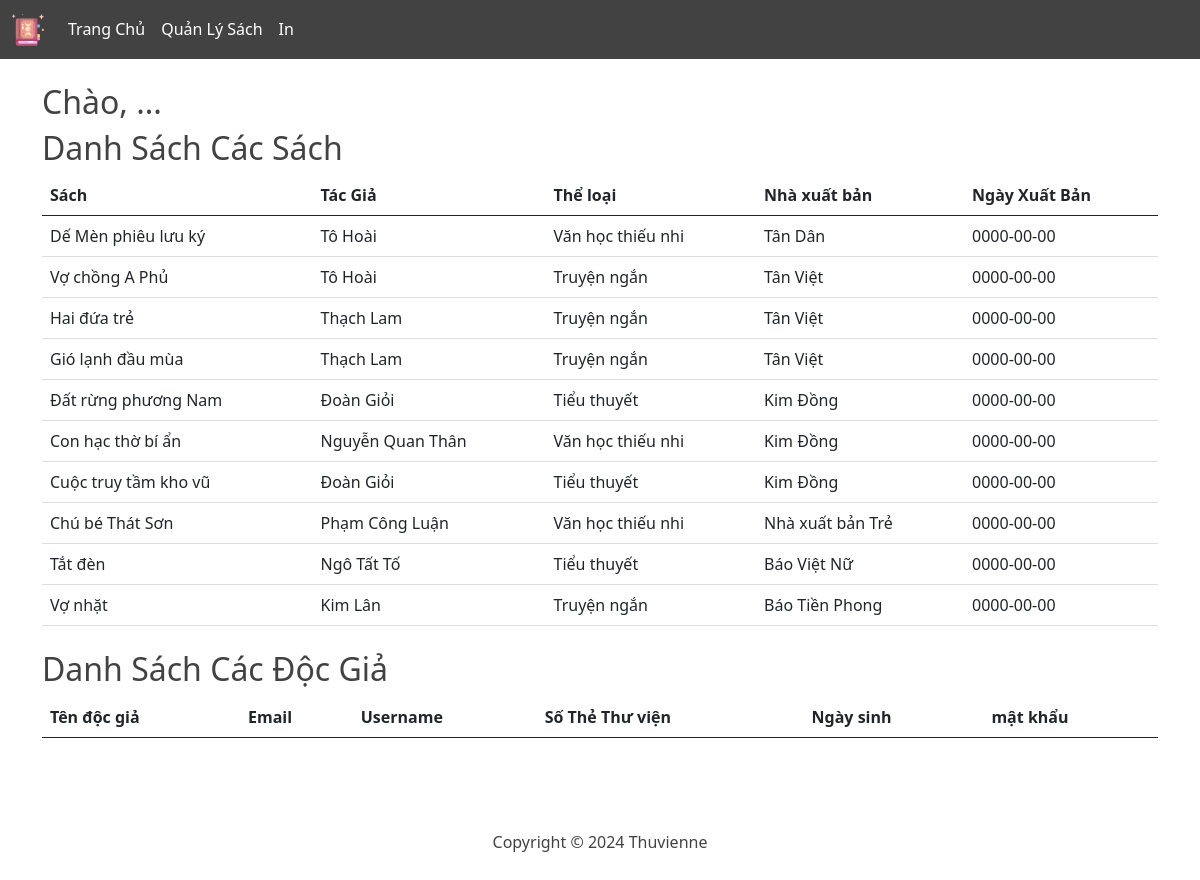
/pages/admin/show.php, run on an earlier commit of the app's database.
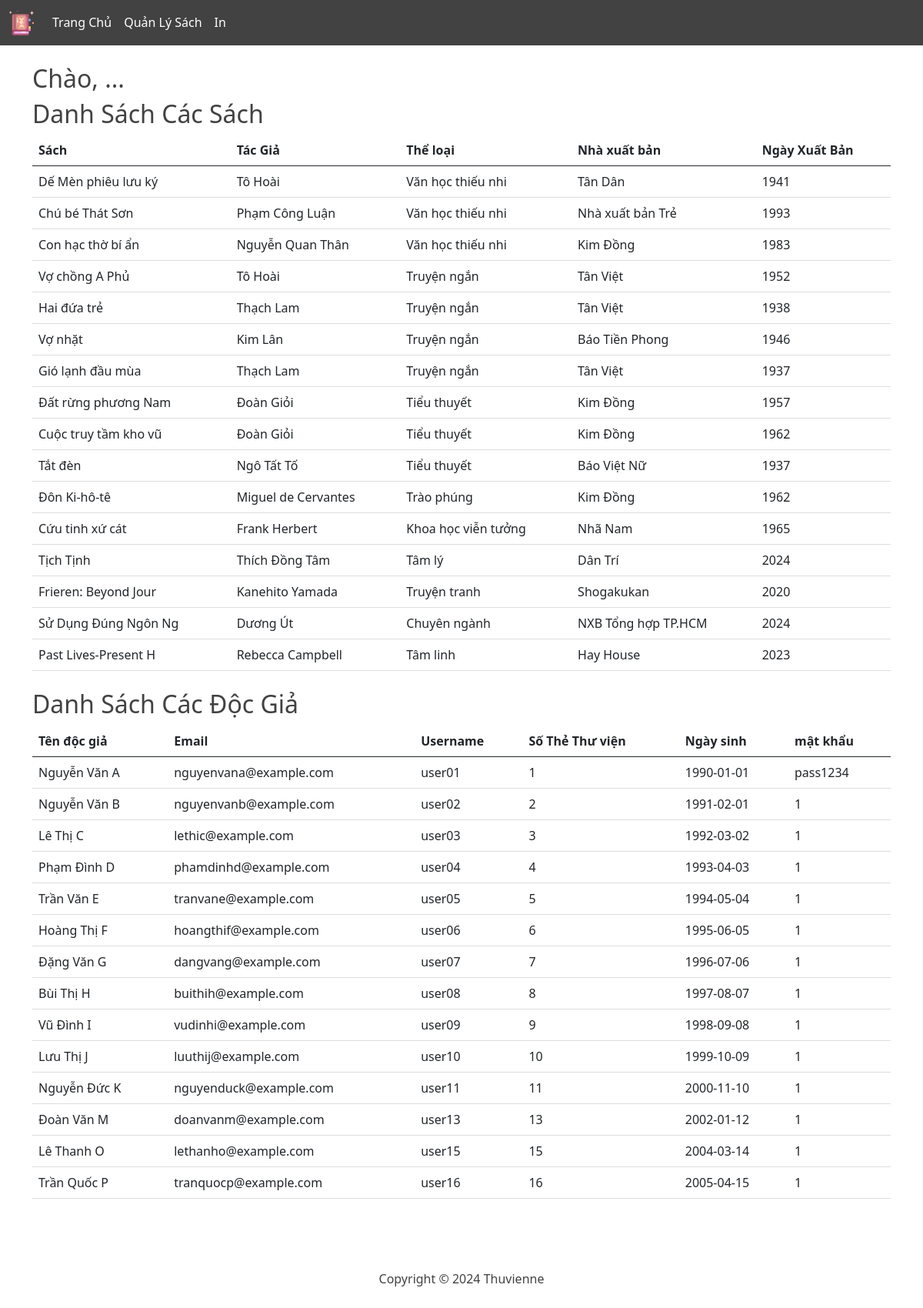
And on a later commit of the database.
### tables this page shows
CREATE TABLE `sach` (
  `MA_SACH` int(11) NOT NULL,
  `STT_THELOAI` int(11) NOT NULL,
  `MA_NXB` char(10) NOT NULL,
  `MA_TG` char(10) NOT NULL,
  `TEN_SACH` varchar(20) NOT NULL,
  `TGXB` year(4) NOT NULL
);

CREATE TABLE `tac_gia` (
  `MA_TG` char(10) NOT NULL,
  `TEN_TG` varchar(20) NOT NULL,
  `WEBSITE` varchar(30) NOT NULL
);

CREATE TABLE `the_loai` (
  `STT_THELOAI` int(11) NOT NULL,
  `TEN_TL` varchar(20) NOT NULL
);

CREATE TABLE `nha_xuat_ban` (
  `MA_NXB` char(10) NOT NULL,
  `TEN_NXB` varchar(20) NOT NULL,
  `DIACHI_NXB` varchar(50) NOT NULL,
  `NGUOIDAIDIEN` text NOT NULL
);

CREATE TABLE `tk_docgia` (
  `USERNAME_DG` varchar(30) NOT NULL,
  `STT_THETV` int(11) NOT NULL,
  `TEN_LOAI` char(10) DEFAULT NULL,
  `TEN_DG` varchar(20) NOT NULL,
  `EMAIL_DG` varchar(30) NOT NULL,
  `NGAYSINH_DG` date NOT NULL,
  `PASSWORD_DG` char(10) NOT NULL,
  `DIEM` int DEFAULT 0
);

CREATE TABLE `the_thu_vien` (
  `STT_THETV` int(11) NOT NULL,
  `USERNAME_DG` varchar(30) NOT NULL,
  `NGAY_LAPTHE` date NOT NULL,
  `NGAY_HETHAN` date NOT NULL
);

### public/pages/admin/show.php (the view)
<?php
require __DIR__ . '/../../../src/db/db_connect.php';
try {
    $query_sach = "
        SELECT SACH.TEN_SACH, TAC_GIA.TEN_TG, THE_LOAI.TEN_TL, NHA_XUAT_BAN.TEN_NXB, SACH.TGXB
        FROM SACH
        JOIN TAC_GIA ON SACH.MA_TG = TAC_GIA.MA_TG
        JOIN THE_LOAI ON SACH.STT_THELOAI = THE_LOAI.STT_THELOAI
        JOIN NHA_XUAT_BAN ON SACH.MA_NXB = NHA_XUAT_BAN.MA_NXB
    ";
    $stmt_sach = $pdo->query($query_sach);
    $sachs = $stmt_sach->fetchAll(PDO::FETCH_ASSOC);
} catch (PDOException $e) {
    echo "Lỗi: " . $e->getMessage();
    exit();
}
try {
    $query_dg = "
    SELECT  tk_docgia.TEN_DG,
            tk_docgia.EMAIL_DG,
            tk_docgia.USERNAME_DG,
            the_thu_vien.STT_THETV,
            tk_docgia.NGAYSINH_DG,
            tk_docgia.PASSWORD_DG
    FROM TK_DOCGIA
    JOIN the_thu_vien ON tk_docgia.STT_THETV = the_thu_vien.STT_THETV
    JOIN PHANLOAI_TAIKHOAN ON tk_docgia.TEN_LOAI = PHANLOAI_TAIKHOAN.TEN_LOAI;
    ";
    $stmt_dg = $pdo->query($query_dg);
    $docgias = $stmt_dg->fetchAll(PDO::FETCH_ASSOC);
} catch (PDOException $e) {
    echo "Lỗi: " . $e->getMessage();
    exit();
}
?>
<!DOCTYPE html>
<html lang="en">
<?php require __DIR__ . '/../../../src/partials/header.php' ?>
<body>
<?php require __DIR__ . '/../../../src/partials/sub-header--admin.php' ?>
<main class="container mt-4">
    <h2>Chào, ...</h2>
    <h2>Danh Sách Các Sách</h2>
    <table class="table">
        <thead>
            <tr>
                <th>Sách</th>
                <th>Tác Giả</th>
                <th>Thể loại</th>
                <th>Nhà xuất bản</th>
                <th>Ngày Xuất Bản</th>
            </tr>
        </thead>
        <tbody>
            <?php foreach ($sachs as $sach) : ?>
                <tr>
                    <td><?= htmlspecialchars($sach['TEN_SACH']) ?></td>
                    <td><?= htmlspecialchars($sach['TEN_TG']) ?></td>
                    <td><?= htmlspecialchars($sach['TEN_TL']) ?></td>
                    <td><?= htmlspecialchars($sach['TEN_NXB']) ?></td>
                    <td><?= htmlspecialchars($sach['TGXB']) ?></td>
                </tr>
            <?php endforeach; ?>
        </tbody>
    </table>
    <h2 class="mt-4">Danh Sách Các Độc Giả</h2>
    <table class="table">
        <thead>
            <tr>
                <th>Tên độc giả</th>
                <th>Email</th>
                <th>Username</th>
                <th>Số Thẻ Thư viện</th>
                <th>Ngày sinh</th>
                <th>mật khẩu</th>
            </tr>
        </thead>
        <tbody>
            <?php foreach ($docgias as $docgia) : ?>
                <tr>
                    <td><?= htmlspecialchars($docgia['TEN_DG']) ?></td>
                    <td><?= htmlspecialchars($docgia['EMAIL_DG']) ?></td>
                    <td><?= htmlspecialchars($docgia['USERNAME_DG']) ?></td>
                    <td><?= htmlspecialchars($docgia['STT_THETV']) ?></td>
                    <td><?= htmlspecialchars($docgia['NGAYSINH_DG']) ?></td>
                    <td><?= htmlspecialchars($docgia['PASSWORD_DG']) ?></td>
                </tr>
            <?php endforeach; ?>
        </tbody>
    </table>
</main>
<?php require __DIR__ . '/../../../src/partials/footer.php' ?>
</body>
</html>

What changed in the data, as far as the page shows it:
changed sach "Dế Mèn phiêu lưu ký": TGXB "0000-00-00" → "1941"
changed sach "Chú bé Thát Sơn": TGXB "0000-00-00" → "1993"; moves up the list
changed sach "Con hạc thờ bí ẩn": TGXB "0000-00-00" → "1983"; moves up the list
changed sach "Vợ chồng A Phủ": TGXB "0000-00-00" → "1952"
changed sach "Hai đứa trẻ": TGXB "0000-00-00" → "1938"
changed sach "Vợ nhặt": TGXB "0000-00-00" → "1946"; moves up the list
changed sach "Gió lạnh đầu mùa": TGXB "0000-00-00" → "1937"
changed sach "Đất rừng phương Nam": TGXB "0000-00-00" → "1957"
changed sach "Cuộc truy tầm kho vũ": TGXB "0000-00-00" → "1962"
changed sach "Tắt đèn": TGXB "0000-00-00" → "1937"
added sach: TEN_SACH "Đôn Ki-hô-tê", MA_TG.TEN_TG "Miguel de Cervantes", STT_THELOAI.TEN_TL "Trào phúng", MA_NXB.TEN_NXB "Kim Đồng", TGXB "1962"
added sach: TEN_SACH "Cứu tinh xứ cát", MA_TG.TEN_TG "Frank Herbert", STT_THELOAI.TEN_TL "Khoa học viễn tưởng", MA_NXB.TEN_NXB "Nhã Nam", TGXB "1965"
added sach: TEN_SACH "Tịch Tịnh", MA_TG.TEN_TG "Thích Đồng Tâm", STT_THELOAI.TEN_TL "Tâm lý", MA_NXB.TEN_NXB "Dân Trí", TGXB "2024"
added sach: TEN_SACH "Frieren: Beyond Jour", MA_TG.TEN_TG "Kanehito Yamada", STT_THELOAI.TEN_TL "Truyện tranh", MA_NXB.TEN_NXB "Shogakukan", TGXB "2020"
added sach: TEN_SACH "Sử Dụng Đúng Ngôn Ng", MA_TG.TEN_TG "Dương Út", STT_THELOAI.TEN_TL "Chuyên ngành", MA_NXB.TEN_NXB "NXB Tổng hợp TP.HCM", TGXB "2024"
added sach: TEN_SACH "Past Lives-Present H", MA_TG.TEN_TG "Rebecca Campbell", STT_THELOAI.TEN_TL "Tâm linh", MA_NXB.TEN_NXB "Hay House", TGXB "2023"
added tk_docgia: TEN_DG "Nguyễn Văn A", EMAIL_DG "nguyenvana@example.com", USERNAME_DG "user01", STT_THETV.STT_THETV "1", NGAYSINH_DG "1990-01-01", PASSWORD_DG "pass1234"
added tk_docgia: TEN_DG "Nguyễn Văn B", EMAIL_DG "nguyenvanb@example.com", USERNAME_DG "user02", STT_THETV.STT_THETV "2", NGAYSINH_DG "1991-02-01", PASSWORD_DG "1"
added tk_docgia: TEN_DG "Lê Thị C", EMAIL_DG "lethic@example.com", USERNAME_DG "user03", STT_THETV.STT_THETV "3", NGAYSINH_DG "1992-03-02", PASSWORD_DG "1"
added tk_docgia: TEN_DG "Phạm Đình D", EMAIL_DG "phamdinhd@example.com", USERNAME_DG "user04", STT_THETV.STT_THETV "4", NGAYSINH_DG "1993-04-03", PASSWORD_DG "1"
added tk_docgia: TEN_DG "Trần Văn E", EMAIL_DG "tranvane@example.com", USERNAME_DG "user05", STT_THETV.STT_THETV "5", NGAYSINH_DG "1994-05-04", PASSWORD_DG "1"
added tk_docgia: TEN_DG "Hoàng Thị F", EMAIL_DG "hoangthif@example.com", USERNAME_DG "user06", STT_THETV.STT_THETV "6", NGAYSINH_DG "1995-06-05", PASSWORD_DG "1"
added tk_docgia: TEN_DG "Đặng Văn G", EMAIL_DG "dangvang@example.com", USERNAME_DG "user07", STT_THETV.STT_THETV "7", NGAYSINH_DG "1996-07-06", PASSWORD_DG "1"
added tk_docgia: TEN_DG "Bùi Thị H", EMAIL_DG "buithih@example.com", USERNAME_DG "user08", STT_THETV.STT_THETV "8", NGAYSINH_DG "1997-08-07", PASSWORD_DG "1"
added tk_docgia: TEN_DG "Vũ Đình I", EMAIL_DG "vudinhi@example.com", USERNAME_DG "user09", STT_THETV.STT_THETV "9", NGAYSINH_DG "1998-09-08", PASSWORD_DG "1"
added tk_docgia: TEN_DG "Lưu Thị J", EMAIL_DG "luuthij@example.com", USERNAME_DG "user10", STT_THETV.STT_THETV "10", NGAYSINH_DG "1999-10-09", PASSWORD_DG "1"
added tk_docgia: TEN_DG "Nguyễn Đức K", EMAIL_DG "nguyenduck@example.com", USERNAME_DG "user11", STT_THETV.STT_THETV "11", NGAYSINH_DG "2000-11-10", PASSWORD_DG "1"
added tk_docgia: TEN_DG "Đoàn Văn M", EMAIL_DG "doanvanm@example.com", USERNAME_DG "user13", STT_THETV.STT_THETV "13", NGAYSINH_DG "2002-01-12", PASSWORD_DG "1"
added tk_docgia: TEN_DG "Lê Thanh O", EMAIL_DG "lethanho@example.com", USERNAME_DG "user15", STT_THETV.STT_THETV "15", NGAYSINH_DG "2004-03-14", PASSWORD_DG "1"
added tk_docgia: TEN_DG "Trần Quốc P", EMAIL_DG "tranquocp@example.com", USERNAME_DG "user16", STT_THETV.STT_THETV "16", NGAYSINH_DG "2005-04-15", PASSWORD_DG "1"
